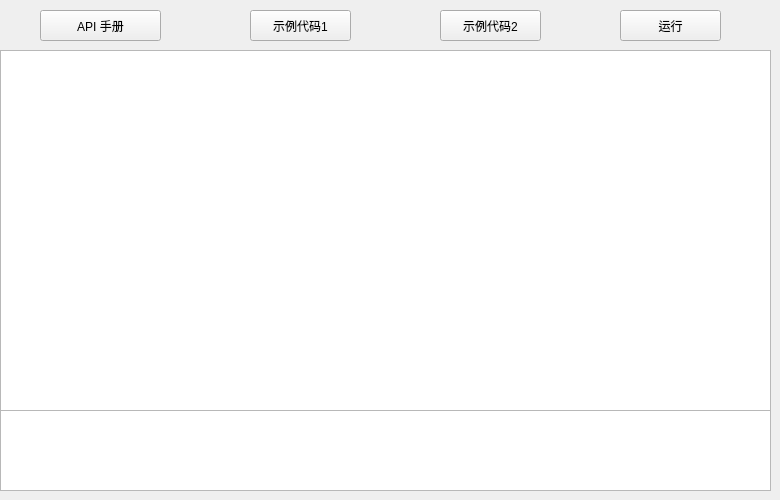
       <widget class="QWidget" name="tab_7">
        <attribute name="title">
         <string>Programming</string>
        </attribute>
        <widget class="QPushButton" name="pushButton_29">
         <property name="geometry">
          <rect>
           <x>40</x>
           <y>10</y>
           <width>121</width>
           <height>31</height>
          </rect>
         </property>
         <property name="text">
          <string>API 手册</string>
         </property>
        </widget>
        <widget class="QPushButton" name="pushButton_30">
         <property name="geometry">
          <rect>
           <x>250</x>
           <y>10</y>
           <width>101</width>
           <height>31</height>
          </rect>
         </property>
         <property name="text">
          <string>示例代码1</string>
         </property>
        </widget>
        <widget class="QPushButton" name="pushButton_31">
         <property name="geometry">
          <rect>
           <x>440</x>
           <y>10</y>
           <width>101</width>
           <height>31</height>
          </rect>
         </property>
         <property name="text">
          <string>示例代码2</string>
         </property>
        </widget>
        <widget class="QPushButton" name="pushButton_32">
         <property name="geometry">
          <rect>
           <x>620</x>
           <y>10</y>
           <width>101</width>
           <height>31</height>
          </rect>
         </property>
         <property name="text">
          <string>运行</string>
         </property>
        </widget>
        <widget class="QTextEdit" name="textEdit">
         <property name="geometry">
          <rect>
           <x>0</x>
           <y>50</y>
           <width>771</width>
           <height>361</height>
          </rect>
         </property>
        </widget>
        <widget class="QTextBrowser" name="textBrowser">
         <property name="geometry">
          <rect>
           <x>0</x>
           <y>410</y>
           <width>771</width>
           <height>81</height>
          </rect>
         </property>
        </widget>
       </widget>
